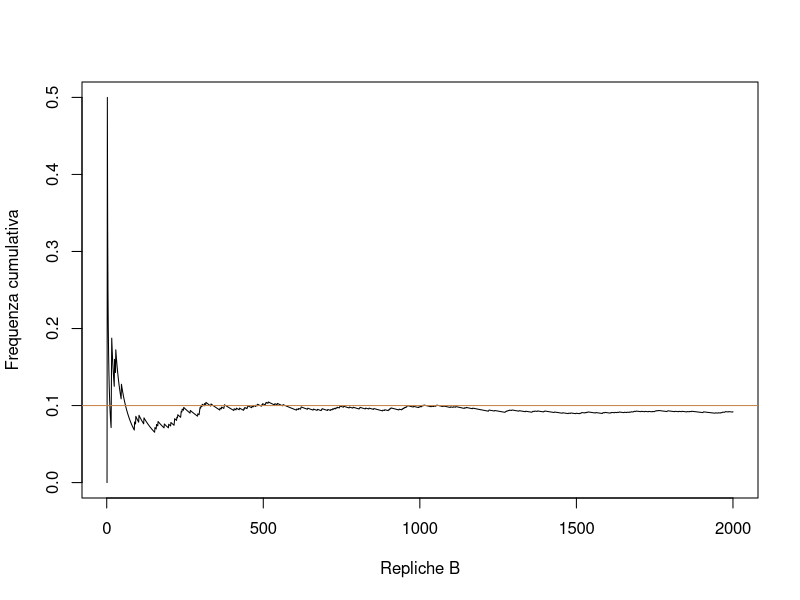

This chart was generated by the following R code:
set.seed(17)
B60 <- 2000
i60 <- rbinom(B60, 1, .1)
b60 <- seq_len(B60)
p60 <- cumsum(i60)/b60
plot(b60, p60, type = "l",
     xlab = "Repliche B",
     ylab = "Frequenza cumulativa")
abline(h = .1, col = "#C57E42")
